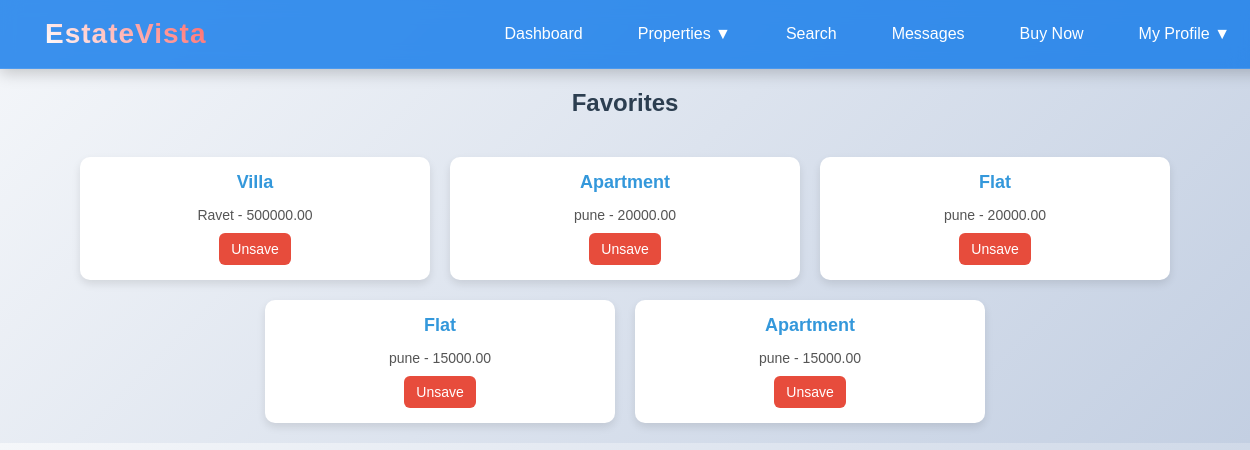
/saved_properties/ (signed in), run on the app's committed database.
### realestate/models.py (models this page shows, shortened)
class SavedProperty(models.Model):
    user = models.ForeignKey(User, on_delete=models.CASCADE)
    property = models.ForeignKey(Property, on_delete=models.CASCADE)
    class Meta:
        unique_together = ('user', 'property')  # Ensures a user can save a property only once

class Property(models.Model):
    owner = models.ForeignKey(User, on_delete=models.CASCADE, null=True, blank=True)
    name = models.CharField(max_length=100)
    location = models.CharField(max_length=255)
    price = models.DecimalField(max_digits=10, decimal_places=2)
    description = models.TextField()
    image = models.ImageField(upload_to='property_images/', null=True, blank=True)
    status = models.CharField(max_length=20, choices=[
    ('available', 'Available'),   # Open for sale or rent
    ('sold', 'Sold'),            # Property has been sold
    ('rented', 'Rented'),        # Property is rented
    ('pending', 'Pending'),      # Offer is being processed
], default='Available')
    bedrooms = models.PositiveIntegerField(default=1)
    bathrooms = models.PositiveIntegerField(default=1)
    area_sqft = models.PositiveIntegerField(help_text="Total area in square feet", null=True, blank=True)
    property_type = models.CharField(max_length=50, choices=[
        ('apartment', 'Apartment'),
        ('villa', 'Villa'),
        ('office', 'Office'),
    ], default='apartment')
    created_at = models.DateTimeField(auto_now_add=True)

### realestate/views.py (the view)
# urls.py: path('saved_properties/', views.saved_properties, name='saved_properties'),  # ✅ View saved properties
def saved_properties(request):
    saved_properties = SavedProperty.objects.filter(user=request.user)
    return render(request, 'saved_properties.html', {'saved_properties': saved_properties})

### realestate/templates/saved_properties.html (shortened to what this page needs)
{% load static %}
<!DOCTYPE html>
<html lang="en">
<head>
    <link rel="stylesheet" href="{% static 'css/saved_property.css' %}">
</head>
<body>
    {% include 'header.html' %}
    <h2>Favorites</h2>
    {% if saved_properties %}
    <div class="saved-properties">
        {% if saved_properties %}
            {% for saved in saved_properties %}
                <div class="property-card">
                    <a href="{% url 'property_detail' saved.property.id %}" class="property-link">
                        <strong>{{ saved.property.name }}</strong>
                    </a>
                    <p class="property-details">{{ saved.property.location }} - {{ saved.property.price }}</p>
                    <form action="{% url 'save_unsave_property' saved.property.id %}" method="post">
                        <button type="submit" class="unsave-btn">Unsave</button>
                    </form>
                </div>
            {% endfor %}
        {% else %}
            <p class="no-properties">No saved properties yet.</p>
        {% endif %}
    </div>
    {% else %}
        <p>No saved properties yet.</p>
    {% endif %}
</body>
</html>

### realestate/static/css/saved_property.css (style rules this page uses)
body { font-family: 'Poppins', sans-serif; background: linear-gradient(135deg, #f5f7fa, #c3cfe2); margin: 0; padding: 0; }
h2 { text-align: center; color: #2c3e50; font-size: 24px; margin-top: 20px; }
.saved-properties { display: flex; flex-wrap: wrap; justify-content: center; gap: 20px; padding: 20px; }
.property-card { background: white; width: 320px; padding: 15px; border-radius: 10px; box-shadow: 0px 4px 8px rgba(0, 0, 0, 0.1); text-align: center; transition: transform 0.3s ease; }
.property-link { text-decoration: none; color: #3498db; font-size: 18px; font-weight: bold; display: block; margin-bottom: 8px; transition: color 0.3s ease; }
.property-details { font-size: 14px; color: #555; margin-bottom: 10px; }
.unsave-btn { background: #e74c3c; color: white; border: none; padding: 8px 12px; border-radius: 6px; font-size: 14px; cursor: pointer; transition: all 0.3s ease-in-out; }

### data on the page
SavedProperty: property.name "Villa", property.location "Ravet", property.price "500000.00"
SavedProperty: property.name "Apartment", property.location "pune", property.price "20000.00"
SavedProperty: property.name "Flat", property.location "pune", property.price "20000.00"
SavedProperty: property.name "Flat", property.location "pune", property.price "15000.00"
SavedProperty: property.name "Apartment", property.location "pune", property.price "15000.00"
